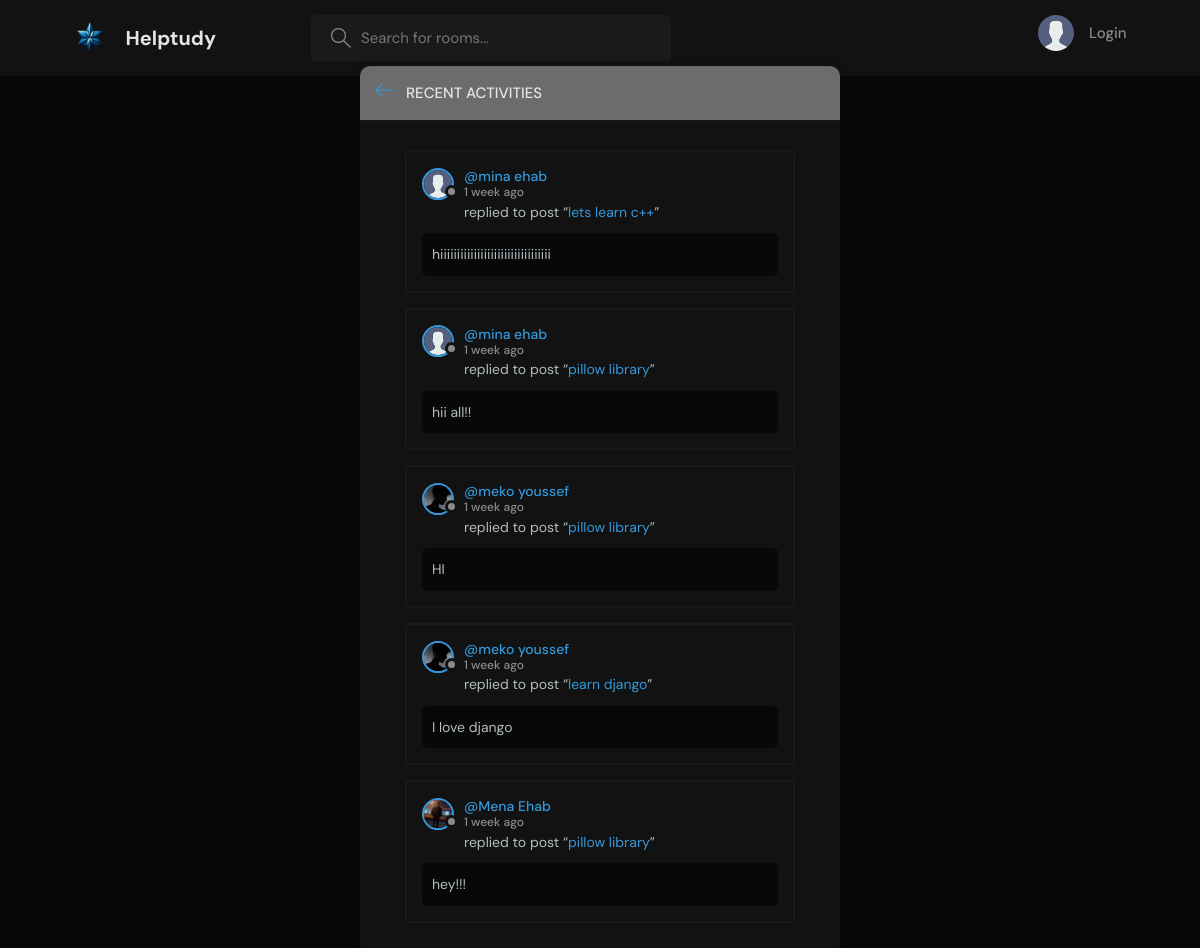
The page /activity on the database its author committed.
### communityApp/models.py (models this page shows, shortened)
class Message(models.Model):
    user = models.ForeignKey(User, on_delete=models.CASCADE)
    room = models.ForeignKey(Room, on_delete=models.CASCADE)
    body = models.TextField()
    updated = models.DateTimeField(auto_now=True)
    created = models.DateTimeField(auto_now_add=True)
    class Meta:
        ordering = ["-updated", "-created"]

class User(AbstractUser):
    name = models.CharField(max_length=255, null=True)
    email = models.EmailField(unique=True, max_length=254, null=True)
    bio = models.TextField(null=True)
    avatar = models.ImageField(null=True, default="avatar.svg")
    USERNAME_FIELD = "email"
    REQUIRED_FIELDS = []
    def __str__(self):
        return self.name

class Room(models.Model):
    host = models.ForeignKey(User, on_delete=models.SET_NULL, null=True)
    topic = models.ForeignKey(Topic, on_delete=models.SET_NULL, null=True)
    name = models.CharField(max_length=200)
    description = models.TextField(null=True, blank=True)
    participants = models.ManyToManyField(User, related_name="participants", blank=True)
    updated = models.DateTimeField(auto_now=True)
    created = models.DateTimeField(auto_now_add=True)
    class Meta:
        ordering = ["-updated", "-created"]
    def __str__(self):
        return self.name

### communityApp/views.py (the view)
# urls.py: path("activity", views.activityPages, name="activity"),
def activityPages(request):
    roomMessages = Message.objects.all()
    context = {"roomMessages": roomMessages}
    return render(request, "communityApp/activity_pages.html", context)

### communityApp/templates/communityApp/activity_pages.html (shortened to what this page needs)
{% extends "base.html" %}
{% block content %}
    <main class="layout">
      <div class="container">
        <div class="layout__box">
          <div class="layout__boxHeader">
            <div class="layout__boxTitle">
              <a href="{% url "index" %}">
                <svg version="1.1" xmlns="http://www.w3.org/2000/svg" width="32" height="32" viewBox="0 0 32 32">
                  <title>arrow-left</title>
                  <path
                    d="M13.723 2.286l-13.723 13.714 13.719 13.714 1.616-1.611-10.96-10.96h27.625v-2.286h-27.625l10.965-10.965-1.616-1.607z"
                  ></path>
                </svg>
              </a>
              <h3>Recent Activities</h3>
            </div>
          </div>
          <div class="activities-page layout__body">
            {% for message in roomMessages %}
            <div class="activities__box">
              <div class="activities__boxHeader roomListRoom__header">
                <a href="{% url 'user-profile' message.user.id %}" class="roomListRoom__author">
                  <div class="avatar avatar--small">
                    <img src="{{message.user.avatar.url}}" />
                  </div>
                  <p>
                    @{{message.user}}
                    <span>{{message.created | timesince}} ago</span>
                  </p>
                </a>
              </div>
              <div class="activities__boxContent">
                <p>replied to post “<a href="{%url 'room' message.room.id %}">{{message.room}}</a>”</p>
                <div class="activities__boxRoomContent">
                  {{message.body}}
                </div>
              </div>
            </div>
            {% endfor %}
          </div>
        </div>
      </div>
    </main>
    {% endblock content %}

### static/styles/styles.css (style rules this page uses)
:root { --color-main: #3498db; --color-main-light: #5fa8e3; --color-dark: #121212; --color-dark-medium: #1a1a1a; --color-dark-light: #6c6c6c; --color-light: #e5e5e5; --color-gray: #8b8b8b; --color-light-gray: #b2bdbd; --color-bg: #08080a; --color-success: #5dd693; --color-error: #fc4b0b; }
* { font-family: "DM Sans", -apple-system, BlinkMacSystemFont, "Segoe UI", Roboto, Oxygen, Ubuntu, Cantarell, "Open Sans", "Helvetica Neue", sans-serif; margin: 0; padding: 0; box-sizing: border-box; text-rendering: optimizeLegibility; font-size: inherit; }
html { font-size: 56.25%; }
@media only screen and (min-width: 1200px) { html { font-size: 62.5%; } }
body { line-height: 1.6; font-weight: 400; font-size: 1.5rem; color: var(--color-light-gray); background-color: var(--color-bg); min-height: 100vh; }
img { width: 100%; }
a { display: inline-block; color: var(--color-main); text-decoration: none; }
.container { max-width: 120rem; width: 90%; margin: auto; }
.avatar { position: relative; display: inline-block; border-radius: 50%; border: 2px solid var(--color-main); }
.avatar img { display: block; border-radius: 50%; object-fit: cover; object-position: center; }
.avatar::after { content: ""; display: block; position: absolute; background-color: var(--color-gray); z-index: 111; border-radius: 50%; border: 0.3rem solid var(--color-dark); }
.avatar.avatar--small img { width: 2.8rem; height: 2.8rem; }
.avatar.avatar--small:after { width: 0.7rem; height: 0.7rem; bottom: 0px; right: -6px; }
.layout { margin-top: 2.4rem; }
.layout > .container { display: flex; justify-content: space-between; align-items: flex-start; }
.layout__box { width: 90%; max-width: 48rem; min-height: 40rem; position: absolute; top: 50%; left: 50%; transform: translate(-50%, -46%); background-color: var(--color-dark); border-radius: 1rem; box-shadow: 1px 1px 6px 3px rgba(0, 0, 0, 0.1); overflow: hidden; }
.layout__boxHeader { display: flex; padding: 1.5rem; background-color: var(--color-dark-light); }
.layout__boxTitle { display: flex; gap: 1.5rem; align-items: center; }
.layout__boxTitle h3 { text-transform: uppercase; font-weight: 500; color: var(--color-light); }
.layout__boxTitle svg { width: 1.6rem; height: 1.6rem; fill: var(--color-main); }
.layout__body { margin: 3rem; }
.roomListRoom__header { display: flex; justify-content: space-between; align-items: center; }
.roomListRoom__author { font-weight: 500; display: flex; align-items: center; gap: 1rem; }
.activities__box { margin: 1.5rem; padding: 1.5rem; border: 2px solid var(--color-dark-medium); border-radius: 5px; }
.activities__boxHeader p { font-size: 1.4rem; line-height: 1.3; }
.activities__boxHeader p span { color: var(--color-gray); font-size: 1.2rem; display: block; }
.activities__boxContent { margin-left: 4.2rem; }
.activities__boxContent { font-size: 1.4rem; }
.activities__boxRoomContent { background: var(--color-bg); padding: 1rem; border-radius: 5px; margin-top: 1rem; margin-left: -4.2rem; }

### rows shown on the page
Message: user.avatar (placeholder picture), user "mina ehab", created "1 week", room "lets learn c++", body "hiiiiiiiiiiiiiiiiiiiiiiiiiiiiiiiii"
Message: user.avatar (placeholder picture), user "mina ehab", created "1 week", room "pillow library", body "hii all!!"
Message: user.avatar (picture), user "meko youssef", created "1 week", room "pillow library", body "HI"
Message: user.avatar (picture), user "meko youssef", created "1 week", room "learn django", body "I love django"
Message: user.avatar (picture), user "Mena Ehab", created "1 week", room "pillow library", body "hey!!!"
